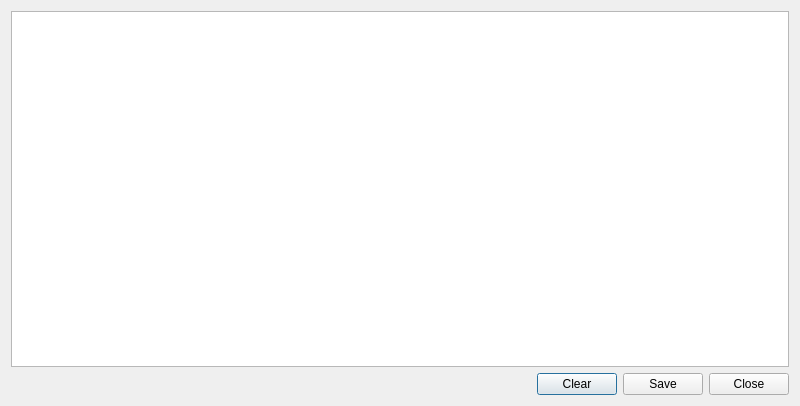
<?xml version="1.0" encoding="UTF-8"?>
<ui version="4.0">
 <class>DialogLogfile</class>
 <widget class="QDialog" name="DialogLogfile">
  <property name="geometry">
   <rect>
    <x>0</x>
    <y>0</y>
    <width>800</width>
    <height>406</height>
   </rect>
  </property>
  <property name="windowTitle">
   <string>OpenALAQS - Log File</string>
  </property>
  <layout class="QGridLayout" name="gridLayout">
   <item row="0" column="0">
    <layout class="QVBoxLayout" name="verticalLayout">
     <item>
      <widget class="QTextEdit" name="logfile_text_area">
       <property name="verticalScrollBarPolicy">
        <enum>Qt::ScrollBarAsNeeded</enum>
       </property>
       <property name="lineWrapMode">
        <enum>QTextEdit::NoWrap</enum>
       </property>
      </widget>
     </item>
     <item>
      <layout class="QHBoxLayout" name="horizontalLayout">
       <item>
        <spacer name="horizontalSpacer">
         <property name="orientation">
          <enum>Qt::Horizontal</enum>
         </property>
         <property name="sizeHint" stdset="0">
          <size>
           <width>40</width>
           <height>20</height>
          </size>
         </property>
        </spacer>
       </item>
       <item>
        <widget class="QPushButton" name="clear">
         <property name="text">
          <string>Clear</string>
         </property>
        </widget>
       </item>
       <item>
        <widget class="QPushButton" name="save">
         <property name="text">
          <string>Save</string>
         </property>
        </widget>
       </item>
       <item>
        <widget class="QPushButton" name="close">
         <property name="text">
          <string>Close</string>
         </property>
        </widget>
       </item>
      </layout>
     </item>
    </layout>
   </item>
  </layout>
 </widget>
 <tabstops>
  <tabstop>logfile_text_area</tabstop>
  <tabstop>clear</tabstop>
  <tabstop>save</tabstop>
  <tabstop>close</tabstop>
 </tabstops>
 <resources/>
 <connections/>
</ui>
